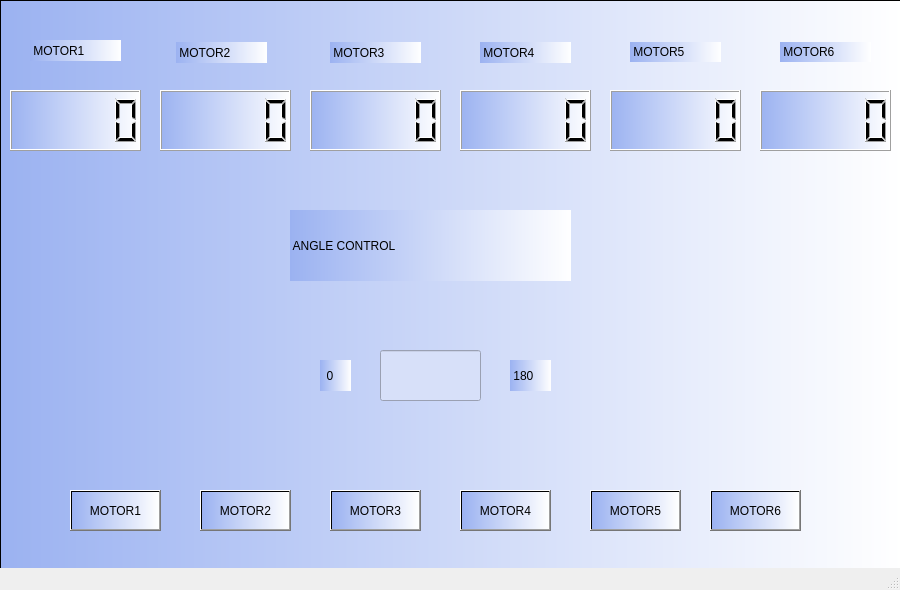
<?xml version="1.0" encoding="UTF-8"?>
<ui version="4.0">
 <class>MainWindow</class>
 <widget class="QMainWindow" name="MainWindow">
  <property name="geometry">
   <rect>
    <x>0</x>
    <y>0</y>
    <width>900</width>
    <height>590</height>
   </rect>
  </property>
  <property name="windowTitle">
   <string>motor</string>
  </property>
  <property name="styleSheet">
   <string notr="true"/>
  </property>
  <widget class="QWidget" name="centralwidget">
   <widget class="QFrame" name="frame">
    <property name="geometry">
     <rect>
      <x>0</x>
      <y>0</y>
      <width>901</width>
      <height>590</height>
     </rect>
    </property>
    <property name="styleSheet">
     <string notr="true">background-color: qlineargradient(spread:pad, x1:0, y1:0, x2:1, y2:0, stop:0 rgba(155, 178, 241, 255), stop:1 rgba(255, 255, 255, 255));</string>
    </property>
    <property name="frameShape">
     <enum>QFrame::StyledPanel</enum>
    </property>
    <property name="frameShadow">
     <enum>QFrame::Raised</enum>
    </property>
    <property name="lineWidth">
     <number>2</number>
    </property>
    <widget class="QLCDNumber" name="angle1">
     <property name="geometry">
      <rect>
       <x>10</x>
       <y>90</y>
       <width>131</width>
       <height>61</height>
      </rect>
     </property>
     <property name="styleSheet">
      <string notr="true">font: 8pt &quot;MS Shell Dlg 2&quot;;</string>
     </property>
     <property name="intValue" stdset="0">
      <number>0</number>
     </property>
    </widget>
    <widget class="QLabel" name="label">
     <property name="geometry">
      <rect>
       <x>30</x>
       <y>40</y>
       <width>91</width>
       <height>21</height>
      </rect>
     </property>
     <property name="styleSheet">
      <string notr="true">font: 14pt &quot;MS Shell Dlg 2&quot;;</string>
     </property>
     <property name="text">
      <string> MOTOR1</string>
     </property>
    </widget>
    <widget class="QLCDNumber" name="angle2">
     <property name="geometry">
      <rect>
       <x>160</x>
       <y>90</y>
       <width>131</width>
       <height>61</height>
      </rect>
     </property>
    </widget>
    <widget class="QLCDNumber" name="angle3">
     <property name="geometry">
      <rect>
       <x>310</x>
       <y>90</y>
       <width>131</width>
       <height>61</height>
      </rect>
     </property>
    </widget>
    <widget class="QLCDNumber" name="angle4">
     <property name="geometry">
      <rect>
       <x>460</x>
       <y>90</y>
       <width>131</width>
       <height>61</height>
      </rect>
     </property>
    </widget>
    <widget class="QLCDNumber" name="angle5">
     <property name="geometry">
      <rect>
       <x>610</x>
       <y>90</y>
       <width>131</width>
       <height>61</height>
      </rect>
     </property>
    </widget>
    <widget class="QLabel" name="label_2">
     <property name="geometry">
      <rect>
       <x>320</x>
       <y>360</y>
       <width>31</width>
       <height>31</height>
      </rect>
     </property>
     <property name="styleSheet">
      <string notr="true">font: 14pt &quot;MS Shell Dlg 2&quot;;</string>
     </property>
     <property name="text">
      <string>  0</string>
     </property>
    </widget>
    <widget class="QLabel" name="label_3">
     <property name="geometry">
      <rect>
       <x>510</x>
       <y>360</y>
       <width>41</width>
       <height>31</height>
      </rect>
     </property>
     <property name="styleSheet">
      <string notr="true">font: 16pt &quot;MS Shell Dlg 2&quot;;
font: 14pt &quot;MS Shell Dlg 2&quot;;</string>
     </property>
     <property name="text">
      <string> 180</string>
     </property>
    </widget>
    <widget class="QLCDNumber" name="angle6">
     <property name="geometry">
      <rect>
       <x>760</x>
       <y>90</y>
       <width>131</width>
       <height>61</height>
      </rect>
     </property>
    </widget>
    <widget class="QPushButton" name="motor1">
     <property name="geometry">
      <rect>
       <x>70</x>
       <y>490</y>
       <width>91</width>
       <height>41</height>
      </rect>
     </property>
     <property name="styleSheet">
      <string notr="true">font: 75 10pt &quot;MS Shell Dlg 2&quot;;</string>
     </property>
     <property name="text">
      <string>MOTOR1</string>
     </property>
    </widget>
    <widget class="QPushButton" name="motor2">
     <property name="geometry">
      <rect>
       <x>200</x>
       <y>490</y>
       <width>91</width>
       <height>41</height>
      </rect>
     </property>
     <property name="styleSheet">
      <string notr="true">font: 75 10pt &quot;MS Shell Dlg 2&quot;;</string>
     </property>
     <property name="text">
      <string>MOTOR2</string>
     </property>
    </widget>
    <widget class="QPushButton" name="motor3">
     <property name="geometry">
      <rect>
       <x>330</x>
       <y>490</y>
       <width>91</width>
       <height>41</height>
      </rect>
     </property>
     <property name="styleSheet">
      <string notr="true">font: 75 10pt &quot;MS Shell Dlg 2&quot;;</string>
     </property>
     <property name="text">
      <string>MOTOR3</string>
     </property>
    </widget>
    <widget class="QPushButton" name="motor4">
     <property name="geometry">
      <rect>
       <x>460</x>
       <y>490</y>
       <width>91</width>
       <height>41</height>
      </rect>
     </property>
     <property name="styleSheet">
      <string notr="true">font: 75 10pt &quot;MS Shell Dlg 2&quot;;</string>
     </property>
     <property name="text">
      <string>MOTOR4</string>
     </property>
    </widget>
    <widget class="QPushButton" name="motor5">
     <property name="geometry">
      <rect>
       <x>590</x>
       <y>490</y>
       <width>91</width>
       <height>41</height>
      </rect>
     </property>
     <property name="styleSheet">
      <string notr="true">font: 75 10pt &quot;MS Shell Dlg 2&quot;;</string>
     </property>
     <property name="text">
      <string>MOTOR5</string>
     </property>
    </widget>
    <widget class="QPushButton" name="motor6">
     <property name="geometry">
      <rect>
       <x>710</x>
       <y>490</y>
       <width>91</width>
       <height>41</height>
      </rect>
     </property>
     <property name="styleSheet">
      <string notr="true">font: 75 10pt &quot;MS Shell Dlg 2&quot;;</string>
     </property>
     <property name="text">
      <string>MOTOR6</string>
     </property>
    </widget>
    <widget class="QLabel" name="label_4">
     <property name="geometry">
      <rect>
       <x>176</x>
       <y>42</y>
       <width>91</width>
       <height>21</height>
      </rect>
     </property>
     <property name="styleSheet">
      <string notr="true">font: 14pt &quot;MS Shell Dlg 2&quot;;</string>
     </property>
     <property name="text">
      <string> MOTOR2</string>
     </property>
    </widget>
    <widget class="QLabel" name="label_5">
     <property name="geometry">
      <rect>
       <x>330</x>
       <y>42</y>
       <width>91</width>
       <height>21</height>
      </rect>
     </property>
     <property name="styleSheet">
      <string notr="true">font: 14pt &quot;MS Shell Dlg 2&quot;;</string>
     </property>
     <property name="text">
      <string> MOTOR3</string>
     </property>
    </widget>
    <widget class="QLabel" name="label_6">
     <property name="geometry">
      <rect>
       <x>480</x>
       <y>42</y>
       <width>91</width>
       <height>21</height>
      </rect>
     </property>
     <property name="styleSheet">
      <string notr="true">font: 14pt &quot;MS Shell Dlg 2&quot;;</string>
     </property>
     <property name="text">
      <string> MOTOR4</string>
     </property>
    </widget>
    <widget class="QLabel" name="label_7">
     <property name="geometry">
      <rect>
       <x>630</x>
       <y>42</y>
       <width>91</width>
       <height>20</height>
      </rect>
     </property>
     <property name="styleSheet">
      <string notr="true">font: 14pt &quot;MS Shell Dlg 2&quot;;</string>
     </property>
     <property name="text">
      <string> MOTOR5</string>
     </property>
    </widget>
    <widget class="QLabel" name="label_8">
     <property name="geometry">
      <rect>
       <x>780</x>
       <y>42</y>
       <width>91</width>
       <height>20</height>
      </rect>
     </property>
     <property name="styleSheet">
      <string notr="true">font: 14pt &quot;MS Shell Dlg 2&quot;;</string>
     </property>
     <property name="text">
      <string> MOTOR6</string>
     </property>
    </widget>
    <widget class="QLabel" name="label_9">
     <property name="geometry">
      <rect>
       <x>290</x>
       <y>210</y>
       <width>281</width>
       <height>71</height>
      </rect>
     </property>
     <property name="styleSheet">
      <string notr="true">font: 24pt &quot;MS Shell Dlg 2&quot;;
font: 24pt &quot;Times New Roman&quot;;</string>
     </property>
     <property name="text">
      <string> ANGLE CONTROL</string>
     </property>
    </widget>
    <widget class="QLineEdit" name="input">
     <property name="geometry">
      <rect>
       <x>380</x>
       <y>350</y>
       <width>101</width>
       <height>51</height>
      </rect>
     </property>
     <property name="font">
      <font>
       <family>MS Shell Dlg 2</family>
       <pointsize>16</pointsize>
       <weight>50</weight>
       <italic>false</italic>
       <bold>false</bold>
      </font>
     </property>
     <property name="autoFillBackground">
      <bool>false</bool>
     </property>
     <property name="styleSheet">
      <string notr="true">font: 16pt &quot;MS Shell Dlg 2&quot;;
border-color: rgb(255, 255, 255);
color: rgb(0, 0, 0);
background-color: rgb(215, 224, 249);
</string>
     </property>
     <property name="inputMethodHints">
      <set>Qt::ImhDigitsOnly</set>
     </property>
     <property name="text">
      <string extracomment="enter angle"/>
     </property>
     <property name="cursorPosition">
      <number>0</number>
     </property>
     <property name="clearButtonEnabled">
      <bool>true</bool>
     </property>
    </widget>
   </widget>
  </widget>
  <widget class="QMenuBar" name="menubar">
   <property name="geometry">
    <rect>
     <x>0</x>
     <y>0</y>
     <width>900</width>
     <height>21</height>
    </rect>
   </property>
  </widget>
  <widget class="QStatusBar" name="statusbar"/>
 </widget>
 <resources>
  <include location="Screenshot (3).png"/>
 </resources>
 <connections/>
</ui>
